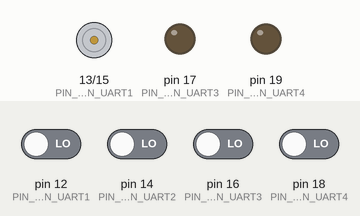
Simulated run of this sketch. Board: Arduino Uno, built with avr-gcc and run on an emulated ATmega328P. On the bench: motor-driver pin pairs drawn as motors (green arrow = first pin HIGH = forward, orange = second pin HIGH = backward, longer = more drive), output pins drawn as LEDs (lit = HIGH). The test bench sets the inputs (shaded band); at power-on: pin 12 (PIN_SOLICITATION_UART1), pin 14 (PIN_SOLICITATION_UART2), pin 16 (PIN_SOLICITATION_UART3), pin 18 (PIN_SOLICITATION_UART4) LOW.

Above: at 1.2 s.
1.3 s: pin 12 (PIN_SOLICITATION_UART1) driven HIGH
At 2.3 s:
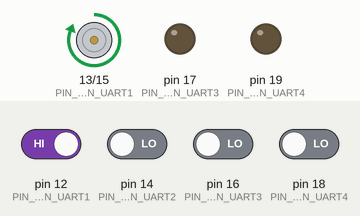
2.8 s: pin 12 (PIN_SOLICITATION_UART1) driven LOW
At 3.4 s:
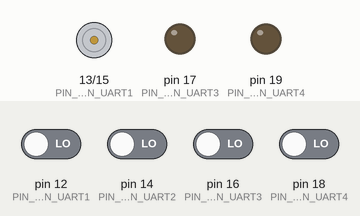
4.3 s: pin 14 (PIN_SOLICITATION_UART2) driven HIGH
At 4.6 s:
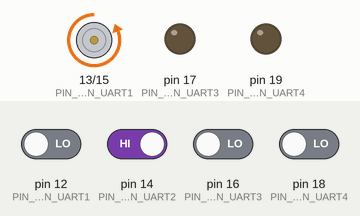
5.8 s: pin 14 (PIN_SOLICITATION_UART2) driven LOW
At 6.9 s:
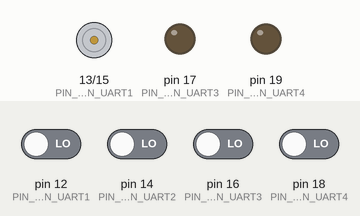
7.3 s: pin 16 (PIN_SOLICITATION_UART3) driven HIGH
At 8.0 s:
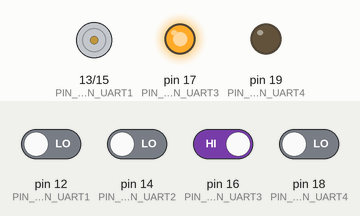
8.8 s: pin 16 (PIN_SOLICITATION_UART3) driven LOW and pin 18 (PIN_SOLICITATION_UART4) driven HIGH
At 9.2 s:
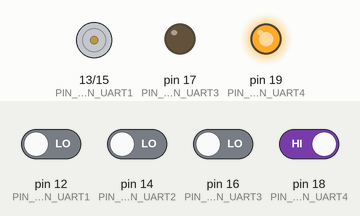
Timing chart, 0 to 11.3 s (numbered marks = the images above; inputs shaded):
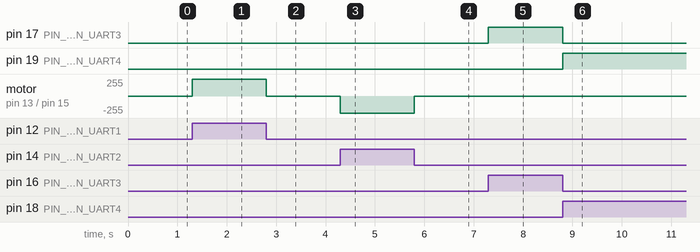

The sketch:

CyberneticTableMaster.ino
```cpp
/*
Código para la lectura de tag NFC mediante el chip RDM8800,
se integra en el Arduino gestor de los lectores que van incluidos
en la balda
@author Borja Bordel Sánchez
@date Mayo 2015
 */

 // Librería para simular un puerto UART en el Arduino
#include <SoftwareSerial.h>

// Tamaño máximo del mensaje de llegada
#define LONG_TRAMA 45

// Pines del protocolo de linea
#define PIN_SOLICITATION_UART1 12
#define PIN_PERMISSION_UART1 13
#define PIN_SOLICITATION_UART2 14
#define PIN_PERMISSION_UART2 15
#define PIN_SOLICITATION_UART3 16
#define PIN_PERMISSION_UART3 17
#define PIN_SOLICITATION_UART4 18
#define PIN_PERMISSION_UART4 19

// Estructuras de datos necesarias
SoftwareSerial uartBT(10, 11); // RX, TX

SoftwareSerial uart1(2,3); // RX, TX
SoftwareSerial uart2(4,5); // RX, TX
SoftwareSerial uart3(6,7); // RX, TX
SoftwareSerial uart4(8,9); // RX, TX

//Buffer de lectura
char buffer_read [LONG_TRAMA];

//Código inicial que se ejecuta al pulsar RESET
void setup() {
   uartBT.begin(19200);

   // set the data rate for the SoftwareSerial port
   uart1.begin(19200);
   uart2.begin(19200);
   uart3.begin(19200);
   uart4.begin(19200);

   // Inicialización de los pines
   pinMode(PIN_SOLICITATION_UART1, INPUT);
   pinMode(PIN_PERMISSION_UART1, OUTPUT);
   digitalWrite(PIN_PERMISSION_UART1, LOW);
   pinMode(PIN_SOLICITATION_UART2, INPUT);
   pinMode(PIN_PERMISSION_UART2, OUTPUT);
   digitalWrite(PIN_PERMISSION_UART2, LOW);
   pinMode(PIN_SOLICITATION_UART3, INPUT);
   pinMode(PIN_PERMISSION_UART3, OUTPUT);
   digitalWrite(PIN_PERMISSION_UART3, LOW);
   pinMode(PIN_SOLICITATION_UART4, INPUT);
   pinMode(PIN_PERMISSION_UART4, OUTPUT);
   digitalWrite(PIN_PERMISSION_UART4, LOW);
}

// Bucle principal
void loop() {

  // Revisamos si hay solicitud de trasmisitir del
  // primer arduino
  if (digitalRead(PIN_SOLICITATION_UART1)) {
	// Si la hay, le damos permiso de transmision
    digitalWrite(PIN_PERMISSION_UART1, HIGH);
	// Escuchamos
    uart1.listen();
    //Lectura mientras haya datos o el Arduino mantenga la
	// solicitud de escritura
    unsigned char j=0;
    while (uart1.available() || digitalRead(PIN_SOLICITATION_UART1)){
      delay(1);
      buffer_read[j] = uart1.read();
      if (buffer_read[j] != -1) {j++;}
    }
	// Terminada la transmision se retira el permiso
	// y transmitimos por BT
    digitalWrite(PIN_PERMISSION_UART1, LOW);

	for (unsigned char i = 0 ; i < j ; i++) {
		uartBT.write(buffer_read[i]);
	}
  }

  // Pasamos a revisr si quiere transmitir el segundo Arduino...
  if (digitalRead(PIN_SOLICITATION_UART2)){
    digitalWrite(PIN_PERMISSION_UART2, HIGH);
    uart2.listen();
    //Si hay una lectura ...
    unsigned char j=0;
    while (uart2.available() || digitalRead(PIN_SOLICITATION_UART2)){
      delay(1);
      buffer_read[j] = uart2.read();
      if (buffer_read[j] != -1) {j++;}
    }
    digitalWrite(PIN_PERMISSION_UART2, LOW);
    for (unsigned char i = 0 ; i < j ; i++) {
		uartBT.write(buffer_read[i]);
	}
  }

  // El tercero...
  if (digitalRead(PIN_SOLICITATION_UART3)){
    digitalWrite(PIN_PERMISSION_UART3, HIGH);
    uart3.listen();
    //Si hay una lectura ...
    unsigned char j=0;
    while (uart3.available() || digitalRead(PIN_SOLICITATION_UART3)){
      delay(1);
      buffer_read[j] = uart3.read();
      if (buffer_read[j] != -1) {j++;}
    }
    digitalWrite(PIN_PERMISSION_UART3, LOW);

    for (unsigned char i = 0 ; i < j ; i++) {
		uartBT.write(buffer_read[i]);
	}
  }

  // El cuarto...
  if (digitalRead(PIN_SOLICITATION_UART4)){
    digitalWrite(PIN_PERMISSION_UART4, HIGH);
    uart4.listen();
    //Si hay una lectura ...
    unsigned char j=0;
    while (uart4.available() || digitalRead(PIN_SOLICITATION_UART4)){
      delay(1);
      buffer_read[j] = uart4.read();
      if (buffer_read[j] != -1) {j++;}
    }
    digitalWrite(PIN_PERMISSION_UART4, LOW);

    for (unsigned char i = 0 ; i < j ; i++) {
		uartBT.write(buffer_read[i]);
	}
  }

}
```

Measured:
- after the input at 1.3 s, motor on pin 13 (PIN_PERMISSION_UART1) / pin 15 (PIN_PERMISSION_UART2): stopped → forward 255/255 at once
- after the input at 2.8 s, motor on pin 13 (PIN_PERMISSION_UART1) / pin 15 (PIN_PERMISSION_UART2): forward 255/255 → stopped at once
- after the input at 4.3 s, motor on pin 13 (PIN_PERMISSION_UART1) / pin 15 (PIN_PERMISSION_UART2): stopped → backward 255/255 at once
- after the input at 5.8 s, motor on pin 13 (PIN_PERMISSION_UART1) / pin 15 (PIN_PERMISSION_UART2): backward 255/255 → stopped at once
- after the input at 7.3 s, pin 17 (PIN_PERMISSION_UART3): LOW → HIGH at once
- after the input at 8.8 s, pin 17 (PIN_PERMISSION_UART3): HIGH → LOW at once; pin 19 (PIN_PERMISSION_UART4): LOW → HIGH at once
